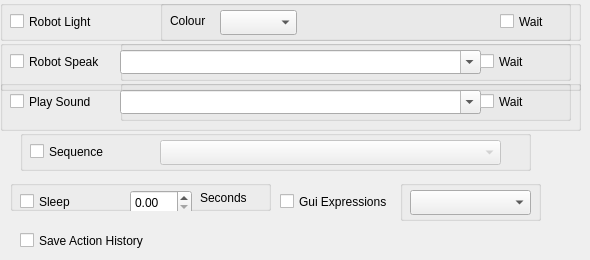
     <widget class="QWidget" name="tab_7">
      <attribute name="title">
       <string>SIgnals and Speech</string>
      </attribute>
      <widget class="QGroupBox" name="UserLocGroupBox_10">
       <property name="geometry">
        <rect>
         <x>0</x>
         <y>0</y>
         <width>581</width>
         <height>41</height>
        </rect>
       </property>
       <property name="font">
        <font>
         <weight>50</weight>
         <bold>false</bold>
        </font>
       </property>
       <property name="alignment">
        <set>Qt::AlignLeading|Qt::AlignLeft|Qt::AlignVCenter</set>
       </property>
       <widget class="QCheckBox" name="robotLightCheckBox">
        <property name="geometry">
         <rect>
          <x>10</x>
          <y>10</y>
          <width>131</width>
          <height>23</height>
         </rect>
        </property>
        <property name="text">
         <string>Robot Light</string>
        </property>
       </widget>
       <widget class="QGroupBox" name="colourGroupBox">
        <property name="geometry">
         <rect>
          <x>160</x>
          <y>0</y>
          <width>411</width>
          <height>41</height>
         </rect>
        </property>
        <property name="title">
         <string/>
        </property>
        <widget class="QComboBox" name="colourComboBox">
         <property name="geometry">
          <rect>
           <x>60</x>
           <y>10</y>
           <width>77</width>
           <height>25</height>
          </rect>
         </property>
        </widget>
        <widget class="QLabel" name="label_14">
         <property name="geometry">
          <rect>
           <x>10</x>
           <y>10</y>
           <width>41</width>
           <height>21</height>
          </rect>
         </property>
         <property name="text">
          <string>Colour</string>
         </property>
        </widget>
        <widget class="QCheckBox" name="colourWaitCheckBox">
         <property name="geometry">
          <rect>
           <x>340</x>
           <y>10</y>
           <width>61</width>
           <height>23</height>
          </rect>
         </property>
         <property name="text">
          <string>Wait  </string>
         </property>
        </widget>
       </widget>
      </widget>
      <widget class="QGroupBox" name="UserLocGroupBox_11">
       <property name="geometry">
        <rect>
         <x>0</x>
         <y>40</y>
         <width>581</width>
         <height>51</height>
        </rect>
       </property>
       <property name="font">
        <font>
         <weight>50</weight>
         <bold>false</bold>
        </font>
       </property>
       <property name="alignment">
        <set>Qt::AlignLeading|Qt::AlignLeft|Qt::AlignVCenter</set>
       </property>
       <widget class="QCheckBox" name="robotSpeakCheckBox">
        <property name="geometry">
         <rect>
          <x>10</x>
          <y>10</y>
          <width>131</width>
          <height>23</height>
         </rect>
        </property>
        <property name="text">
         <string>Robot Speak</string>
        </property>
       </widget>
       <widget class="QGroupBox" name="speakGroupBox">
        <property name="geometry">
         <rect>
          <x>120</x>
          <y>0</y>
          <width>451</width>
          <height>41</height>
         </rect>
        </property>
        <property name="title">
         <string/>
        </property>
        <widget class="QComboBox" name="speakComboBox">
         <property name="geometry">
          <rect>
           <x>0</x>
           <y>10</y>
           <width>361</width>
           <height>24</height>
          </rect>
         </property>
         <property name="editable">
          <bool>true</bool>
         </property>
        </widget>
        <widget class="QCheckBox" name="speakWaitCheckBox">
         <property name="geometry">
          <rect>
           <x>360</x>
           <y>10</y>
           <width>61</width>
           <height>23</height>
          </rect>
         </property>
         <property name="text">
          <string>Wait  </string>
         </property>
        </widget>
       </widget>
      </widget>
      <widget class="QGroupBox" name="UserLocGroupBox_13">
       <property name="geometry">
        <rect>
         <x>20</x>
         <y>130</y>
         <width>511</width>
         <height>41</height>
        </rect>
       </property>
       <property name="font">
        <font>
         <weight>50</weight>
         <bold>false</bold>
        </font>
       </property>
       <property name="alignment">
        <set>Qt::AlignLeading|Qt::AlignLeft|Qt::AlignVCenter</set>
       </property>
       <widget class="QCheckBox" name="actionSequenceCheckBox">
        <property name="geometry">
         <rect>
          <x>10</x>
          <y>10</y>
          <width>131</width>
          <height>23</height>
         </rect>
        </property>
        <property name="text">
         <string>Sequence</string>
        </property>
       </widget>
       <widget class="QComboBox" name="actionSequenceComboBox">
        <property name="enabled">
         <bool>false</bool>
        </property>
        <property name="geometry">
         <rect>
          <x>140</x>
          <y>10</y>
          <width>341</width>
          <height>25</height>
         </rect>
        </property>
       </widget>
      </widget>
      <widget class="QGroupBox" name="UserLocGroupBox_12">
       <property name="geometry">
        <rect>
         <x>10</x>
         <y>180</y>
         <width>261</width>
         <height>31</height>
        </rect>
       </property>
       <property name="font">
        <font>
         <weight>50</weight>
         <bold>false</bold>
        </font>
       </property>
       <property name="alignment">
        <set>Qt::AlignLeading|Qt::AlignLeft|Qt::AlignVCenter</set>
       </property>
       <widget class="QCheckBox" name="robotDelayCheckBox">
        <property name="geometry">
         <rect>
          <x>10</x>
          <y>10</y>
          <width>81</width>
          <height>23</height>
         </rect>
        </property>
        <property name="text">
         <string>Sleep</string>
        </property>
       </widget>
       <widget class="QLabel" name="label_2">
        <property name="geometry">
         <rect>
          <x>190</x>
          <y>10</y>
          <width>56</width>
          <height>15</height>
         </rect>
        </property>
        <property name="text">
         <string>Seconds</string>
        </property>
       </widget>
       <widget class="QDoubleSpinBox" name="robotDelaySpinBox">
        <property name="geometry">
         <rect>
          <x>120</x>
          <y>10</y>
          <width>62</width>
          <height>25</height>
         </rect>
        </property>
       </widget>
      </widget>
      <widget class="QGroupBox" name="expressionGroupBox">
       <property name="geometry">
        <rect>
         <x>400</x>
         <y>180</y>
         <width>141</width>
         <height>41</height>
        </rect>
       </property>
       <property name="font">
        <font>
         <weight>50</weight>
         <bold>false</bold>
        </font>
       </property>
       <property name="alignment">
        <set>Qt::AlignLeading|Qt::AlignLeft|Qt::AlignVCenter</set>
       </property>
       <widget class="QComboBox" name="expressionComboBox">
        <property name="geometry">
         <rect>
          <x>10</x>
          <y>10</y>
          <width>121</width>
          <height>25</height>
         </rect>
        </property>
       </widget>
      </widget>
      <widget class="QCheckBox" name="robotExpressionCheckBox">
       <property name="geometry">
        <rect>
         <x>280</x>
         <y>190</y>
         <width>131</width>
         <height>23</height>
        </rect>
       </property>
       <property name="text">
        <string>Gui Expressions</string>
       </property>
      </widget>
      <widget class="QGroupBox" name="playGroupBox1">
       <property name="geometry">
        <rect>
         <x>0</x>
         <y>80</y>
         <width>581</width>
         <height>51</height>
        </rect>
       </property>
       <property name="font">
        <font>
         <weight>50</weight>
         <bold>false</bold>
        </font>
       </property>
       <property name="alignment">
        <set>Qt::AlignLeading|Qt::AlignLeft|Qt::AlignVCenter</set>
       </property>
       <widget class="QCheckBox" name="playSoundCheckBox">
        <property name="geometry">
         <rect>
          <x>10</x>
          <y>10</y>
          <width>111</width>
          <height>23</height>
         </rect>
        </property>
        <property name="text">
         <string>Play Sound</string>
        </property>
       </widget>
       <widget class="QGroupBox" name="playGroupBox">
        <property name="geometry">
         <rect>
          <x>120</x>
          <y>0</y>
          <width>451</width>
          <height>41</height>
         </rect>
        </property>
        <property name="title">
         <string/>
        </property>
        <widget class="QComboBox" name="playComboBox">
         <property name="geometry">
          <rect>
           <x>0</x>
           <y>10</y>
           <width>361</width>
           <height>24</height>
          </rect>
         </property>
         <property name="editable">
          <bool>true</bool>
         </property>
        </widget>
        <widget class="QCheckBox" name="playWaitCheckBox">
         <property name="geometry">
          <rect>
           <x>360</x>
           <y>10</y>
           <width>61</width>
           <height>23</height>
          </rect>
         </property>
         <property name="text">
          <string>Wait  </string>
         </property>
        </widget>
       </widget>
      </widget>
      <widget class="QCheckBox" name="robotSaveMemoryCheckBox">
       <property name="geometry">
        <rect>
         <x>20</x>
         <y>230</y>
         <width>151</width>
         <height>21</height>
        </rect>
       </property>
       <property name="text">
        <string>Save Action History</string>
       </property>
      </widget>
     </widget>
